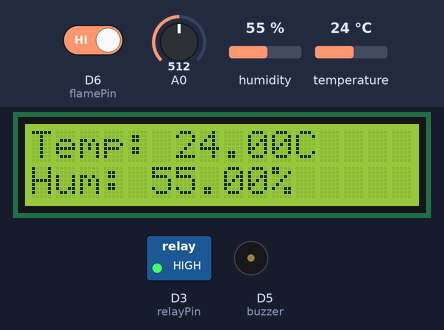
Bench run of a sketch on a simulated ESP8266 (NodeMCU). On the bench: 16×2 character LCD, switched loads named in the sketch (green lamp = pin HIGH), buzzer (waves = sounding, pin HIGH). The inputs (shaded band) are chosen by the test bench; at power-on: D6 (flamePin) HIGH, A0 = 512, humidity 55 %, temperature 24 °C. WiFi joins after 1.5 s; servers stay silent unless stated; network time is answered at once with the bench clock; uploads are accepted with an empty reply; the local clock reads 2024-03-15 10:24:30 at power-on unless the sketch sets it; what the sketch prints to the serial monitor is not drawn.

Above: at 5.2 s.
5.3 s: D6 (flamePin) driven LOW
At 11.8 s:
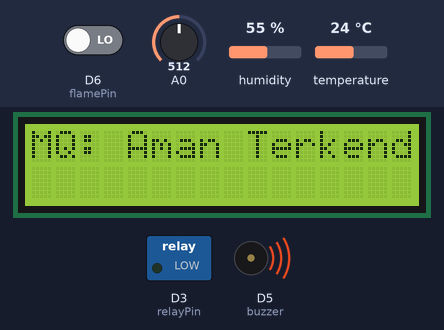
13.6 s: A0 set to 0
At 15.9 s:
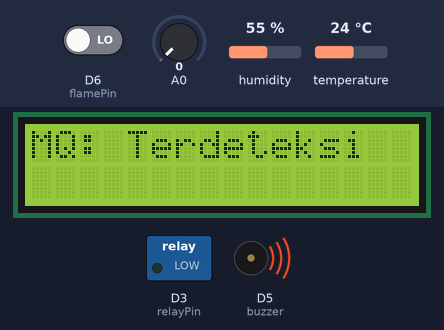
23.6 s: humidity set to 22 %
At 25.2 s:
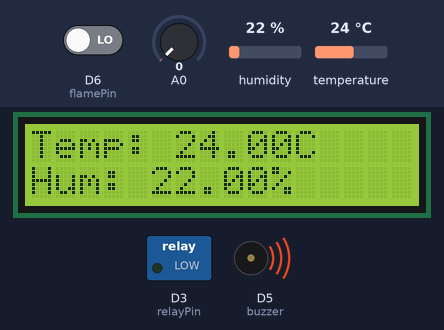
29.2 s: D6 (flamePin) driven HIGH
At 37.7 s:
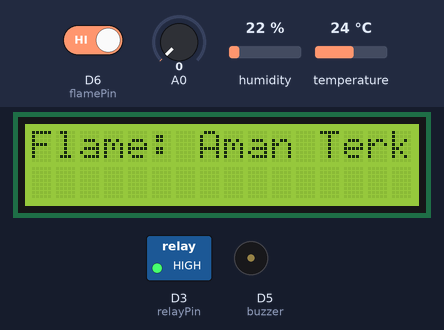
38.5 s: temperature set to 12 °C
At 40.1 s:
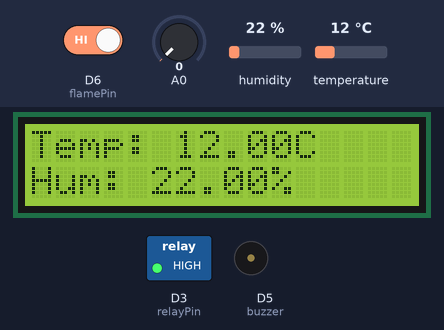
44.1 s: humidity set to 40 %
At 50.0 s:
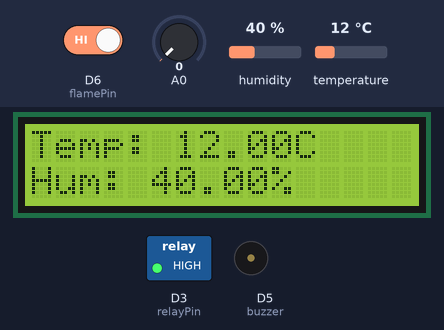
Timing chart, 0 to 51.5 s (numbered marks = the images above; inputs shaded):
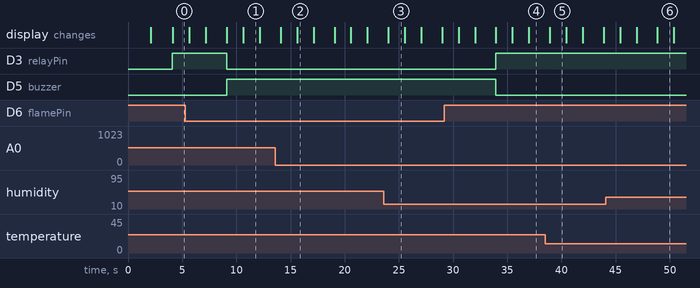

Measured:
- after the input at 5.3 s, D3 (relayPin): HIGH → LOW after 3.8 s; D5 (buzzer): LOW → HIGH after 3.8 s
- after the input at 13.6 s, the display: first differs from a run without the input after 2.0 s (image 2)
- after the input at 29.2 s, D3 (relayPin): LOW → HIGH after 4.7 s; D5 (buzzer): HIGH → LOW after 4.7 s; the display: first differs from a run without the input after 7.8 s (image 4)
- what the display in image 1 shows lasts 1.6 s, from 10.6 s to 12.2 s

The sketch:

Final_IOT_pantauin.ino
```cpp
#include <ESP8266WiFi.h>
#include <DHT.h>
#include <ESP8266HTTPClient.h>
#include <WiFiClientSecure.h>
#include <ArduinoJson.h>
#include <Wire.h>
#include <LiquidCrystal_I2C.h>
#include <NTPClient.h>
#include <WiFiUdp.h>

// Inisialisasi LCD
LiquidCrystal_I2C lcd(0x27, 16, 2);

// Konfigurasi WiFi
#define SSID "Spacex"
#define SSID_PASSWORD "qwertyuiop2024"

#define DHTTYPE DHT22
#define DHTPIN D7
#define relayPin D3
#define flamePin D6
#define mqPin D0
#define buzzer D5

DHT dht(DHTPIN, DHTTYPE);

// Firebase Firestore configuration
const String FIREBASE_PROJECT_ID = "firedetector-167d8"; // Ganti dengan Project ID Firebase Anda
const String FIREBASE_API_KEY = "AIzaSyBeJx5AYpr56gL4qBqic9jNDgzFnTNKSxc"; // Ganti dengan API Key Anda

WiFiClientSecure client; // Untuk koneksi HTTPS

// Waktu NTP
WiFiUDP udp;
NTPClient timeClient(udp, "pool.ntp.org", 7 * 3600, 60000); // Offset 7 jam untuk WIB

float hum;  // Menyimpan nilai kelembaban
float temp; // Menyimpan nilai suhu
int flameValue = 0;
int mqValue = 0;
int mqThreshold = 400; // Batasan nilai untuk deteksi gas
String kondisiMq = "";
String kondisiApi = "";

void setup() {
  Serial.begin(9600);
  pinMode(buzzer, OUTPUT);
  pinMode(relayPin, OUTPUT);
  pinMode(flamePin, INPUT);
  pinMode(mqPin, INPUT);

  lcd.begin();
  lcd.clear();

  // Menghubungkan ke jaringan WiFi
  WiFi.begin(SSID, SSID_PASSWORD);
  while (WiFi.status() != WL_CONNECTED) {
    delay(1000);
    Serial.println("Connecting to WiFi...");
  }
  Serial.println("Connected to WiFi");

  // Menonaktifkan pemeriksaan sertifikat SSL (hanya untuk pengujian)
  client.setInsecure();
  dht.begin();

  // Inisialisasi waktu NTP
  timeClient.begin();

  // Menampilkan pesan awal di LCD
  lcd.setCursor(0, 0);
  lcd.print("Welcome");
  lcd.setCursor(0, 1);
  lcd.print("PANTAUIN");
  delay(2000);
}

void loop() {
  hum = dht.readHumidity();
  temp = dht.readTemperature();
  flameValue = digitalRead(flamePin);
  mqValue = analogRead(mqPin);

  // Menentukan kondisi MQ
  if (mqValue == LOW) {
    kondisiMq = "Terdeteksi";
  } else {
    kondisiMq = "Aman Terkendali";
  }

  // Menentukan kondisi Flame
  if (flameValue == LOW) {
    kondisiApi = "Api Terdeteksi";
    digitalWrite(buzzer, HIGH);
    digitalWrite(relayPin, LOW);
  } else {
    kondisiApi = "Aman Terkendali";
    digitalWrite(buzzer, LOW);
    digitalWrite(relayPin, HIGH);
  }

  // Menampilkan data pada LCD secara bergantian
  lcd.clear();
  lcd.setCursor(0, 0);
  lcd.print("Temp: ");
  lcd.print(temp);
  lcd.print("C");
  lcd.setCursor(0, 1);
  lcd.print("Hum: ");
  lcd.print(hum);
  lcd.print("%");
  delay(1500);

  lcd.clear();
  lcd.setCursor(0, 0);
  lcd.print("MQ: ");
  lcd.print(kondisiMq);
  delay(1500);

  lcd.clear();
  lcd.setCursor(0, 0);
  lcd.print("Flame: ");
  lcd.print(kondisiApi);
  delay(1500);

  // Mengirim data ke Firebase Firestore
  sendDataToFirestore();
}

void sendDataToFirestore() {
  if (WiFi.status() == WL_CONNECTED) {
    HTTPClient http;

    // Mendapatkan waktu saat ini dalam format NTP (WIB)
    timeClient.update();
    time_t epochTime = timeClient.getEpochTime(); // Mendapatkan waktu epoch
    epochTime += 7 * 3600;                        // Menambahkan offset untuk WIB (GMT+7)
    struct tm *ptm = gmtime(&epochTime);          // Konversi waktu ke UTC
    char formattedTime[30];
    sprintf(formattedTime, "%04d-%02d-%02dT%02d:%02d:%02dZ",
            ptm->tm_year + 1900, ptm->tm_mon + 1, ptm->tm_mday,
            ptm->tm_hour, ptm->tm_min, ptm->tm_sec);

    // URL untuk Firestore Sub-collection
    String firestoreUrl = "https://firestore.googleapis.com/v1/projects/" + FIREBASE_PROJECT_ID + "/databases/(default)/documents/Fire/id003/DataAlat";

    // Mempersiapkan JSON data sesuai dengan struktur Firestore
    StaticJsonDocument<500> doc;
    doc["fields"]["Humidity"]["doubleValue"] = hum;
    doc["fields"]["Temperature"]["doubleValue"] = temp;
    doc["fields"]["MQValue"]["stringValue"] = kondisiMq;
    doc["fields"]["FlameDetected"]["stringValue"] = kondisiApi;
    doc["fields"]["timestamp"]["timestampValue"] = String(formattedTime);  // Format Firestore dengan tanggal dan waktu lokal

    // Serialisasi data JSON
    String jsonData;
    serializeJson(doc, jsonData);

    Serial.println("Sending JSON data to Firestore:");
    Serial.println(jsonData);

    // Konfigurasi permintaan HTTP POST
    http.begin(client, firestoreUrl + "?key=" + FIREBASE_API_KEY);
    http.addHeader("Content-Type", "application/json");

    // Respons HTTP Firestore
    int httpResponseCode = http.POST(jsonData);

    // Cek hasil pengiriman data
    if (httpResponseCode > 0) {
      Serial.print("HTTP Response code: ");
      Serial.println(httpResponseCode);
      String response = http.getString();
      Serial.println("Response: " + response);
    } else {
      Serial.print("Error code: ");
      Serial.println(httpResponseCode);
      Serial.println("Error: Failed to send HTTP request.");
    }
    http.end();
  } else {
    Serial.println("WiFi Disconnected");
  }
}
```
